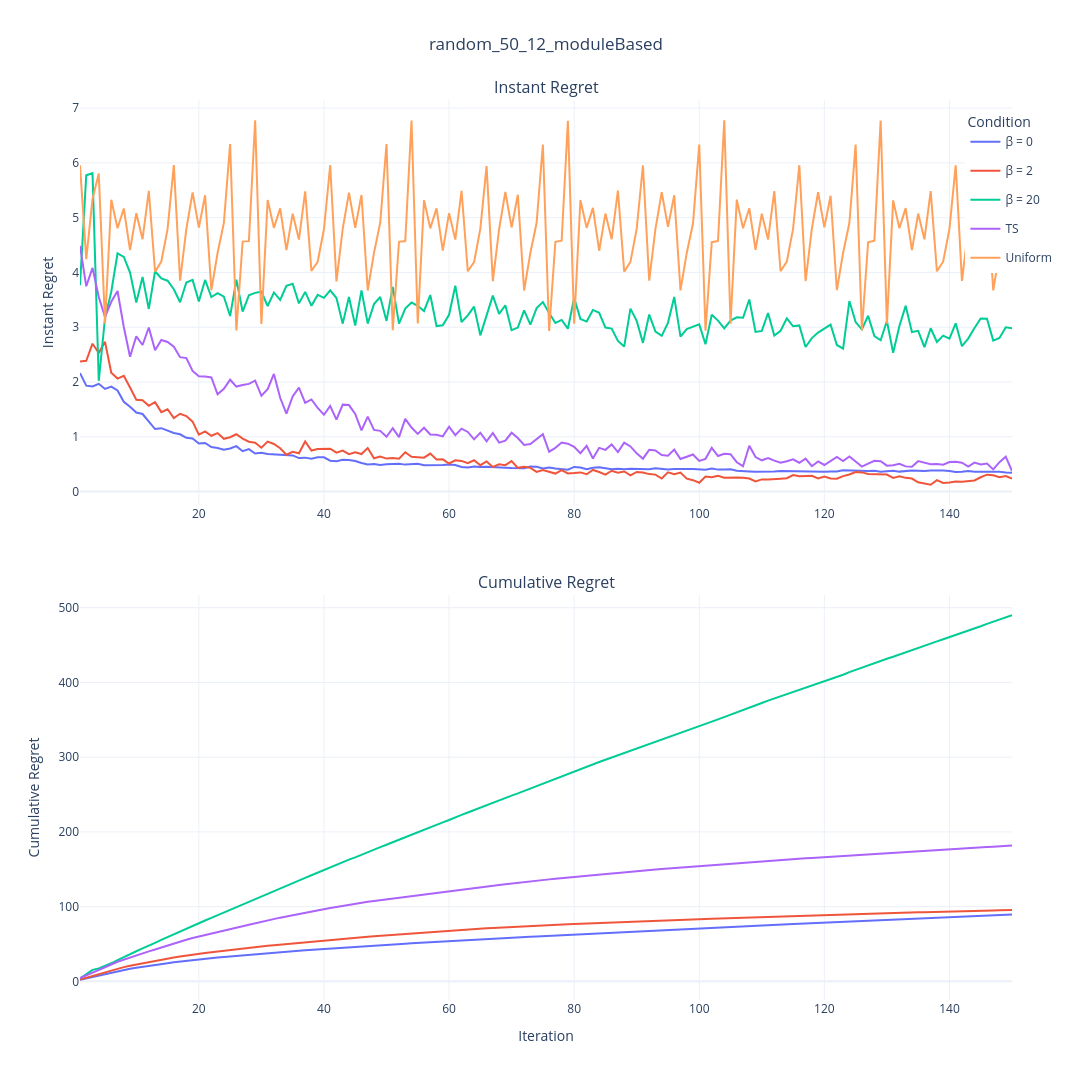

The notebook cell saved with this chart:
### Code cell
import pandas as pd
import plotly.graph_objects as go
import plotly.express as px
from plotly.subplots import make_subplots
import plotly.io as pio
import os
import numpy as np

data = "data4"
if data=="data1":
    text = "group"
else:
    text = "random"

# 定义文件夹路径和CSV文件列表
data_folder = os.path.join('Data', data)
files = ['50_12_0.csv','50_12_2.csv','50_12_20.csv','50_12_TS.csv','50_12_Uni.csv']
curve_names = ['β = 0', 'β = 2', 'β = 20', 'TS', 'Uniform']
colors = px.colors.qualitative.Plotly[:len(curve_names)] 

# 创建三个DataFrame分别存储原始均值、最优均值和累积遗憾
all_mean_data = pd.DataFrame()
all_best_data = pd.DataFrame()
all_cumsum_data = pd.DataFrame()  # 新增：存储Cumulative Regret

# 循环处理每个文件
for file, name in zip(files, curve_names):
    file_path = os.path.join(data_folder, file)
    df = pd.read_csv(file_path, index_col='Repetition')
    
    # 计算每个step的均值（Instant Regret）
    mean_results = df.mean(axis=0)
    
    # 计算当前最优均值（Simple Regret，可选保留或删除）
    best_results = np.minimum.accumulate(mean_results.values)
    
    # 添加到原始均值DataFrame
    temp_mean_df = pd.DataFrame({
        'Iter': range(1, 151),
        'Value': mean_results.values,
        'Condition': name
    })
    
    # 添加到最优均值DataFrame（可选保留或删除）
    temp_best_df = pd.DataFrame({
        'Iter': range(1, 151),
        'Value': best_results,
        'Condition': name
    })    
    
    # 新增：计算Cumulative Regret（排除Uniform条件）
    if name != 'Uniform':
        cumsum_results = np.cumsum(mean_results.values)
        temp_cumsum_df = pd.DataFrame({
            'Iter': range(1, 151),
            'Value': cumsum_results,
            'Condition': name
        })
        all_cumsum_data = pd.concat([all_cumsum_data, temp_cumsum_df])
    
    all_mean_data = pd.concat([all_mean_data, temp_mean_df])
    all_best_data = pd.concat([all_best_data, temp_best_df])

# 创建子图（2行1列，垂直排列）
fig = make_subplots(
    rows=2, cols=1,
    vertical_spacing=0.1,
    subplot_titles=("Instant Regret", "Cumulative Regret")  # 添加子图标题
)

# 为每个条件添加原始均值曲线（Instant Regret，第一个子图）
for i, condition in enumerate(curve_names):
    mean_df = all_mean_data[all_mean_data['Condition'] == condition]
    fig.add_trace(
        go.Scatter(
            x=mean_df['Iter'],
            y=mean_df['Value'],
            name=condition,
            legendgroup=condition,
            showlegend=True,
            line=dict(color=colors[i]),
            meta=[condition],
            hovertemplate="Iter: %{x}<br>Mean: %{y:.4f}<br>Condition: %{meta[0]}<extra></extra>"
        ),
        row=1, col=1
    )

# 为每个条件（排除Uniform）添加累积遗憾曲线（Cumulative Regret，第二个子图）
for i, condition in enumerate(curve_names):
    if condition == 'Uniform':
        continue  # 跳过Uniform条件
    cumsum_df = all_cumsum_data[all_cumsum_data['Condition'] == condition]
    fig.add_trace(
        go.Scatter(
            x=cumsum_df['Iter'],
            y=cumsum_df['Value'],
            name=condition,
            legendgroup=condition,
            showlegend=False,  # 避免重复图例
            line=dict(color=colors[i]),
            meta=[condition],
            hovertemplate="Iter: %{x}<br>CumSum: %{y:.4f}<br>Condition: %{meta[0]}<extra></extra>"
        ),
        row=2, col=1
    )

# 更新布局
fig.update_layout(
    title_text=text+"_50_12",
    title_x=0.5,
    height=1080,
    width=1920,
    template='plotly_white',
    legend_title_text='Condition',
    legend=dict(yanchor="top", y=0.99, xanchor="left", x=0.95)
)

# 更新Y轴和X轴标签
fig.update_yaxes(title_text="Instant Regret", row=1, col=1)
fig.update_yaxes(title_text="Cumulative Regret", row=2, col=1)
fig.update_xaxes(title_text="Iteration", row=2, col=1)  # 仅底部子图显示X轴标签

# 显示图形
fig.show()

# 保存为HTML文件
pio.write_html(fig, '50_12_instant.html')

### Figure 1 — Plotly figure (JSON) as saved in the notebook; plotly's stock layout.template omitted (floating-point values rounded to 4 significant figures; data arrays with more than 128 entries replaced by an {"elided": "..."} marker saying what was removed)
{"data": [{"hovertemplate": "Iter: %{x}<br>Mean: %{y:.4f}<br>Condition: %{meta[0]}<extra></extra>", "legendgroup": "β = 0", "line": {"color": "#636EFA"}, "meta": ["β = 0"], "name": "β = 0", "showlegend": true, "type": "scatter", "x": {"elided": "150 int values"}, "xaxis": "x", "y": {"elided": "150 float values"}, "yaxis": "y"}, {"hovertemplate": "Iter: %{x}<br>Mean: %{y:.4f}<br>Condition: %{meta[0]}<extra></extra>", "legendgroup": "β = 2", "line": {"color": "#EF553B"}, "meta": ["β = 2"], "name": "β = 2", "showlegend": true, "type": "scatter", "x": {"elided": "150 int values"}, "xaxis": "x", "y": {"elided": "150 float values"}, "yaxis": "y"}, {"hovertemplate": "Iter: %{x}<br>Mean: %{y:.4f}<br>Condition: %{meta[0]}<extra></extra>", "legendgroup": "β = 20", "line": {"color": "#00CC96"}, "meta": ["β = 20"], "name": "β = 20", "showlegend": true, "type": "scatter", "x": {"elided": "150 int values"}, "xaxis": "x", "y": {"elided": "150 float values"}, "yaxis": "y"}, {"hovertemplate": "Iter: %{x}<br>Mean: %{y:.4f}<br>Condition: %{meta[0]}<extra></extra>", "legendgroup": "TS", "line": {"color": "#AB63FA"}, "meta": ["TS"], "name": "TS", "showlegend": true, "type": "scatter", "x": {"elided": "150 int values"}, "xaxis": "x", "y": {"elided": "150 float values"}, "yaxis": "y"}, {"hovertemplate": "Iter: %{x}<br>Mean: %{y:.4f}<br>Condition: %{meta[0]}<extra></extra>", "legendgroup": "Uniform", "line": {"color": "#FFA15A"}, "meta": ["Uniform"], "name": "Uniform", "showlegend": true, "type": "scatter", "x": {"elided": "150 int values"}, "xaxis": "x", "y": {"elided": "150 float values"}, "yaxis": "y"}, {"hovertemplate": "Iter: %{x}<br>CumSum: %{y:.4f}<br>Condition: %{meta[0]}<extra></extra>", "legendgroup": "β = 0", "line": {"color": "#636EFA"}, "meta": ["β = 0"], "name": "β = 0", "showlegend": false, "type": "scatter", "x": {"elided": "150 int values"}, "xaxis": "x2", "y": {"elided": "150 float values"}, "yaxis": "y2"}, {"hovertemplate": "Iter: %{x}<br>CumSum: %{y:.4f}<br>Condition: %{meta[0]}<extra></extra>", "legendgroup": "β = 2", "line": {"color": "#EF553B"}, "meta": ["β = 2"], "name": "β = 2", "showlegend": false, "type": "scatter", "x": {"elided": "150 int values"}, "xaxis": "x2", "y": {"elided": "150 float values"}, "yaxis": "y2"}, {"hovertemplate": "Iter: %{x}<br>CumSum: %{y:.4f}<br>Condition: %{meta[0]}<extra></extra>", "legendgroup": "β = 20", "line": {"color": "#00CC96"}, "meta": ["β = 20"], "name": "β = 20", "showlegend": false, "type": "scatter", "x": {"elided": "150 int values"}, "xaxis": "x2", "y": {"elided": "150 float values"}, "yaxis": "y2"}, {"hovertemplate": "Iter: %{x}<br>CumSum: %{y:.4f}<br>Condition: %{meta[0]}<extra></extra>", "legendgroup": "TS", "line": {"color": "#AB63FA"}, "meta": ["TS"], "name": "TS", "showlegend": false, "type": "scatter", "x": {"elided": "150 int values"}, "xaxis": "x2", "y": {"elided": "150 float values"}, "yaxis": "y2"}], "layout": {"annotations": [{"font": {"size": 16}, "showarrow": false, "text": "Instant Regret", "x": 0.5, "xanchor": "center", "xref": "paper", "y": 1, "yanchor": "bottom", "yref": "paper"}, {"font": {"size": 16}, "showarrow": false, "text": "Cumulative Regret", "x": 0.5, "xanchor": "center", "xref": "paper", "y": 0.45, "yanchor": "bottom", "yref": "paper"}], "height": 1080, "legend": {"title": {"text": "Condition"}, "x": 0.95, "xanchor": "left", "y": 0.99, "yanchor": "top"}, "title": {"text": "random_50_12_moduleBased", "x": 0.5}, "width": 1920, "xaxis": {"anchor": "y", "domain": [0, 1]}, "xaxis2": {"anchor": "y2", "domain": [0, 1], "title": {"text": "Iteration"}}, "yaxis": {"anchor": "x", "domain": [0.55, 1], "title": {"text": "Instant Regret"}}, "yaxis2": {"anchor": "x2", "domain": [0, 0.45], "title": {"text": "Cumulative Regret"}}}}
